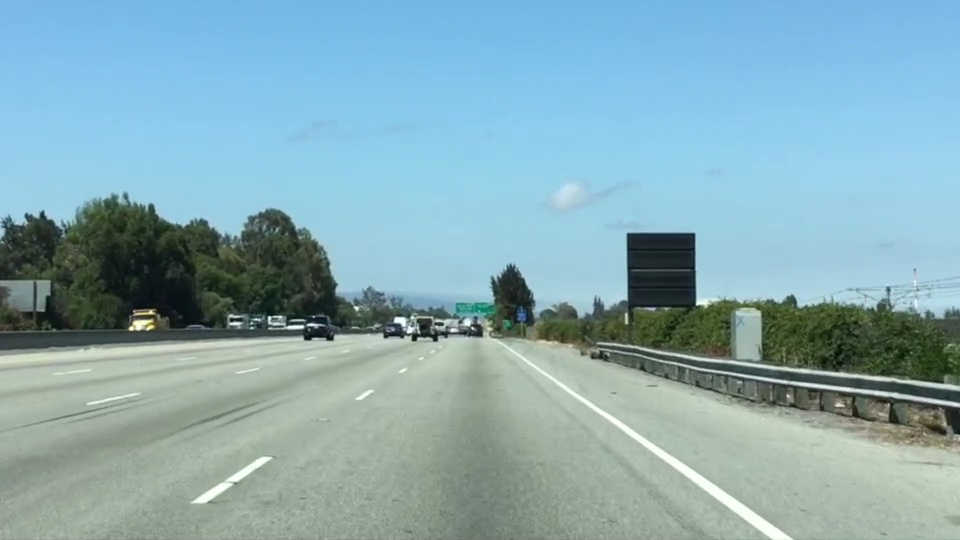
#> input picture CarND-LaneDetection-Basics/LaneDetection-Study_Notes/test.jpg, 960 x 540 px, found by its file name
$ python LaneDetection.py
#> lines starting #> are read from the running program, lines starting #| are printed output that depends on the picture; after the words box and inside, x2 and y2 are one past the last pixel; in counts of white or black regions, pixels touching at a corner belong together
# -*- coding: utf-8 -*-
"""
Created on Thu Nov  9 14:51:13 2017

@author: HC
"""

import matplotlib.pyplot as plt
import matplotlib.image as mpimg
import numpy as np

# read in the image and print out some states
image = mpimg.imread("D:/STUDY/17-Python/LaneDetection/test.jpg")
#> image is the input picture: shape (540, 960, 3); mean R, G, B 135.5, 171.1, 179.2
print('This image is: ', type(image), 'with dimensions: ',image.shape)
#| This image is:  <class 'numpy.ndarray'> with dimensions:  (540, 960, 3)

# Grab the x and y size and make a copy of the image
ysize = image.shape[0]
#> ysize = 540
xsize = image.shape[1]
#> xsize = 960

#######################
### Color Selection ###
#######################

# Note: always make a copy rather than simply using "="
color_select = np.copy(image)

# Define color selection criteria
red_threshold = 210
green_threshold = 210
blue_threshold = 210
rgb_threshold = [red_threshold, green_threshold, blue_threshold]

# Identify pixels below the threshold
thresholds =   (image[:,:,0] < rgb_threshold[0])\
              |(image[:,:,1] < rgb_threshold[1])\
              |(image[:,:,2] < rgb_threshold[2])
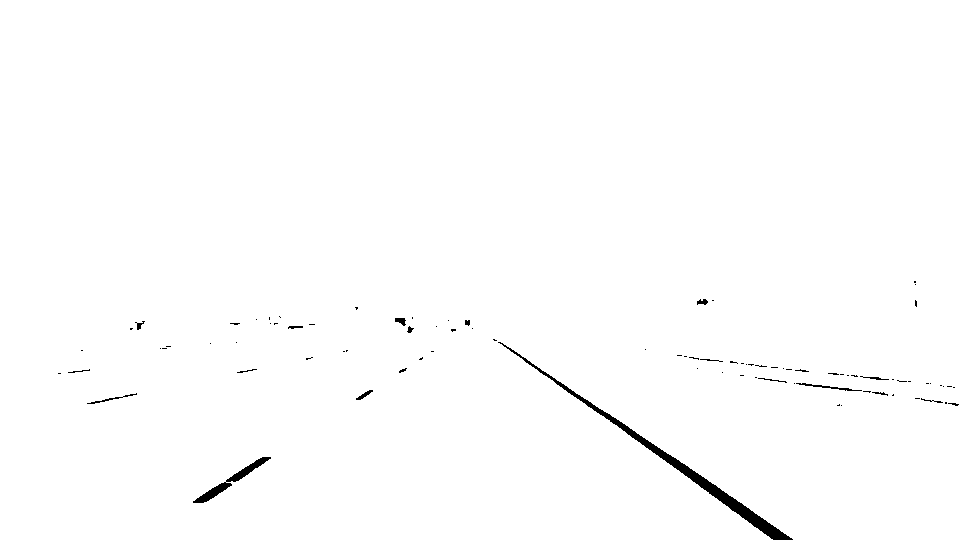
#> thresholds: shape (540, 960) bool; 99.2% white; 88 black regions (70 under 20 px), largest, box (x1, y1, x2, y2) and area: (498, 342, 793, 540) 2294, (193, 457, 271, 503) 583, (796, 383, 862, 391) 119
color_select[thresholds] = [0,0,0]

# Display the image
plt.imshow(color_select)
plt.show()

# Change red_threshold, green_threshold and blue_threshold until enough desired imformation is retained.

######################
### Region Masking ###
######################

region_select = np.copy(image)
# Define a triangle region of interest
# Keep in mind the origin (x = 0, y = 0) is in the upper left in the image processing
left_bottom = [0,539]
right_bottom = [900,539]
apex = [400,300]

# Fit lines (y = Ax + B) to identify the 3 sided region of interest
# np.polyfit() returns the coefficients [A,B] of the fit
fit_left = np.polyfit((left_bottom[0], apex[0]), (left_bottom[1], apex[1]), 1)
fit_right = np.polyfit((right_bottom[0], apex[0]), (right_bottom[1], apex[1]), 1)
fit_bottom = np.polyfit((left_bottom[0], right_bottom[0]), (left_bottom[1], right_bottom[1]), 1)

# Find the region inside the lines
XX, YY = np.meshgrid(np.arange(0,xsize), np.arange(0,ysize))
region_thresholds = (YY > (XX*fit_left[0] + fit_left[1])) &\
                    (YY > (XX*fit_right[0] + fit_right[1])) &\
                    (YY < (XX*fit_bottom[0] + fit_bottom[1]))

# Color pixels red which are inside the region of interest
region_select[region_thresholds] = [255,0,0]

plt.imshow(region_select)

# change left_bottom, right_bottom, apex to see different results

###########################################
### Combine Color and Region Selections ###
###########################################

color_select= np.copy(image)
line_image = np.copy(image)

# Define our color criteria
red_threshold = 210
green_threshold = 210
blue_threshold = 210
rgb_threshold = [red_threshold, green_threshold, blue_threshold]

# Define a triangle region of interest (Note: if you run this code,
# Keep in mind the origin (x=0, y=0) is in the upper left in image processing
left_bottom = [0, 539]
right_bottom = [900, 539]
apex = [450, 300]

fit_left = np.polyfit((left_bottom[0], apex[0]), (left_bottom[1], apex[1]), 1)
fit_right = np.polyfit((right_bottom[0], apex[0]), (right_bottom[1], apex[1]), 1)
fit_bottom = np.polyfit((left_bottom[0], right_bottom[0]), (left_bottom[1], right_bottom[1]), 1)

# Mask pixels below the threshold
color_thresholds = (image[:,:,0] < rgb_threshold[0]) | \
                    (image[:,:,1] < rgb_threshold[1]) | \
                    (image[:,:,2] < rgb_threshold[2])

# Find the region inside the lines
XX, YY = np.meshgrid(np.arange(0, xsize), np.arange(0, ysize))
region_thresholds = (YY > (XX*fit_left[0] + fit_left[1])) & \
                    (YY > (XX*fit_right[0] + fit_right[1])) & \
                    (YY < (XX*fit_bottom[0] + fit_bottom[1]))

# Mask color selection
color_select[color_thresholds] = [0,0,0]

# Find where image is both colored right and in the region
line_image[~color_thresholds & region_thresholds] = [255,0,0]
#> line_image: shape (540, 960, 3); 0.58% of pixels changed, all inside (x1, y1, x2, y2) = (193, 320, 792, 539)

# Display our two output images
plt.imshow(image)
x = [left_bottom[0], right_bottom[0], apex[0], left_bottom[0]]
y = [left_bottom[1], right_bottom[1], apex[1], left_bottom[1]]
plt.plot(x, y, 'b--', lw=4)

plt.imshow(color_select)
plt.imshow(line_image)

############################
### Canny Edge Detection ###
############################

# import an image
image = mpimg.imread("D:/STUDY/17-Python/LaneDetection/exit-ramp.jpg")
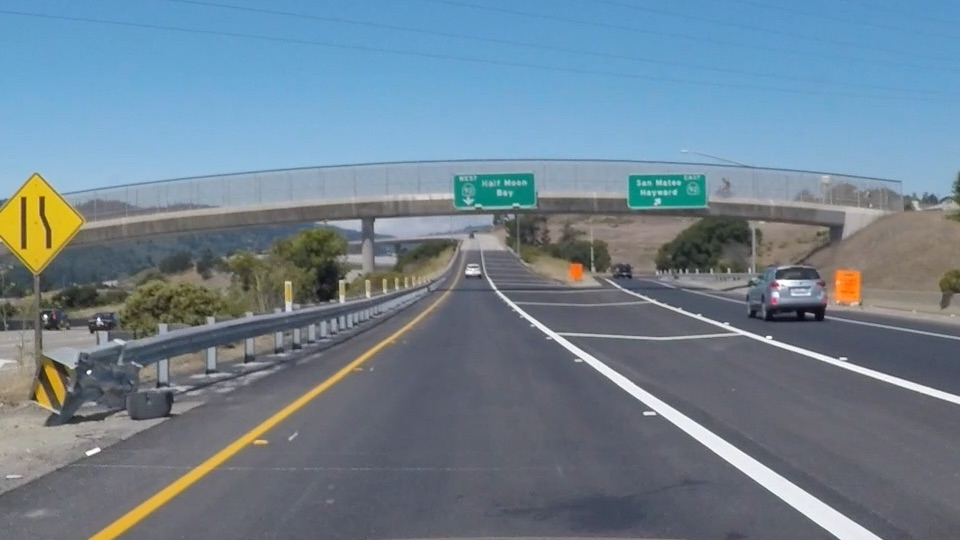
#> input picture CarND-LaneDetection-Basics/LaneDetection-Study_Notes/exit-ramp.jpg, 960 x 540 px, found by its file name
#> image is the input picture: shape (540, 960, 3); mean R, G, B 111.3, 130.2, 144.4
plt.imshow(image)

import cv2 # bringing in OpenCV libraries
gray = cv2.cvtColor(image, cv2.COLOR_RGB2GRAY) # grayscale conversion
plt.imshow(gray, cmap = 'gray')

# Define a kernel size for Gaussian smoothing / blurring
# Note: this step is optional as cv2.Canny() applies a 5x5 Gaussian internally
kernel_size = 3
blur_gray = cv2.GaussianBlur(gray,(kernel_size, kernel_size), 0)

# Define parameters for Canny and run it
# NOTE: if you try running this code you might want to change these!
low_threshold = 50
high_threshold = 150
edges = cv2.Canny(blur_gray, low_threshold, high_threshold)
#> edges: shape (540, 960); 4.4% white in thin lines or dots, all inside (x1, y1, x2, y2) = (0, 154, 960, 540)

# Display the image
plt.imshow(edges, cmap='Greys_r')

#####################################
### Hough Transform to Find Lines ###
#####################################

# read in and grayscale the image
image = mpimg.imread("D:/STUDY/17-Python/LaneDetection/exit-ramp.jpg")
gray = cv2.cvtColor(image, cv2.COLOR_RGB2GRAY)
plt.imshow(gray)
# define a kernel size and apply Gaussian smoothing
kernel_size = 5
blur_gray = cv2.GaussianBlur(gray, (kernel_size, kernel_size), 0)

# define parameters for Canny and apply
low_threshold = 50
high_threshold = 150
edges = cv2.Canny(blur_gray, low_threshold, high_threshold)
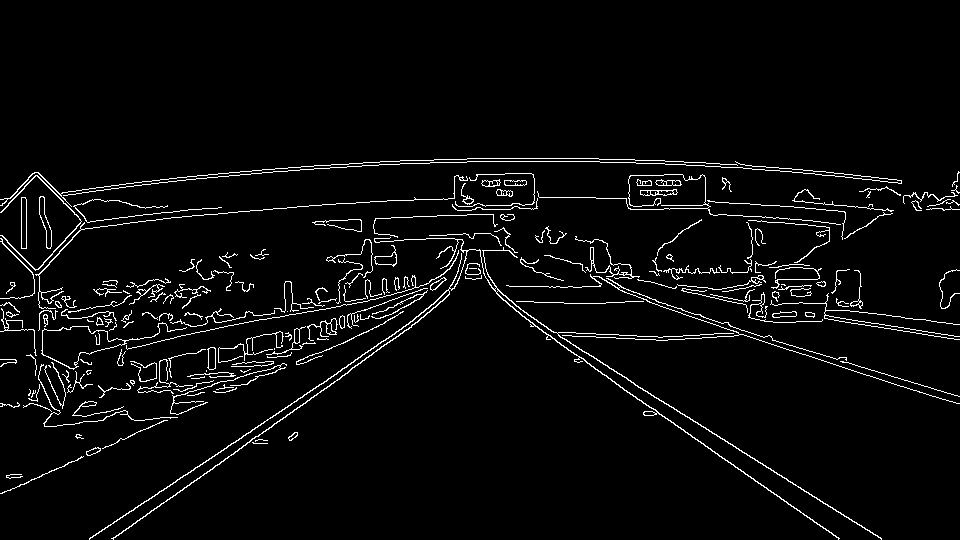
#> edges: shape (540, 960); 3.8% white in thin lines or dots, all inside (x1, y1, x2, y2) = (0, 158, 960, 540)

# define the Hough transform parameters
# make a blank the same size as the image to draw on
rho = 1
theta = np.pi/180
threshold = 1
min_line_length = 40
max_line_gap = 1
line_image = np.copy(image)*0 # create a blank to draw lines on
#> line_image: shape (540, 960, 3); every value is 0

# run Hough on edge detected image
lines = cv2.HoughLinesP(edges, rho, theta, threshold, np.array([]),
                        min_line_length, max_line_gap)
#> lines = [[661, 205, 702, 205], [315, 395, 377, 350], [179, 492, 235, 451], [608, 367, 750, 456], [334, 167, 376, 165], [656, 411, 800, 512], [318, 386, 386, 338], [688, 315, 733, 331], [582, 358, 651, 408], [477, 161, 533, 161], [186, 179, 228, 176], [38, 477, 82, 457]]

# draw lines on the blank
for line in lines:
    for x1,y1,x2,y2 in line:
        cv2.line(line_image, (x1,y1),(x2,y2), (255,0,0),10)
#> this loop made 12 passes
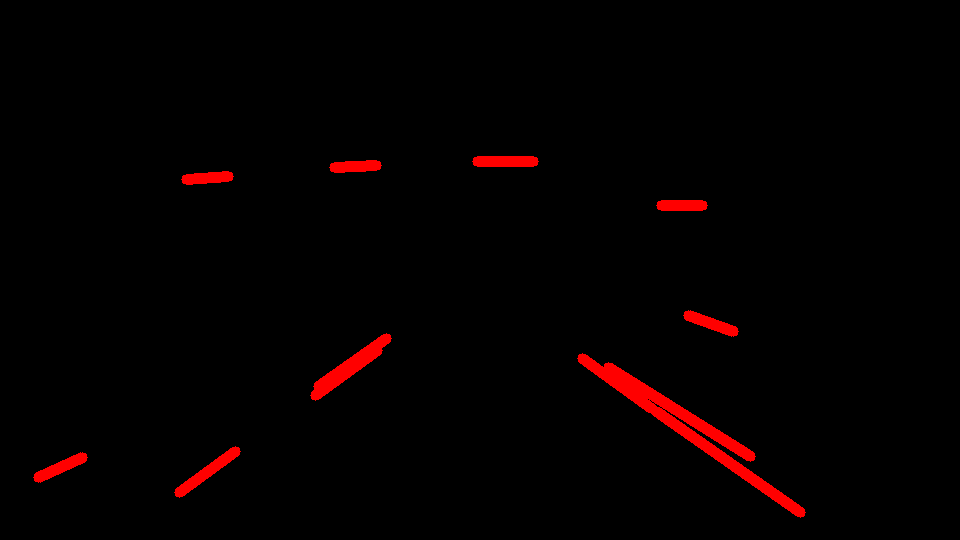
#> line_image: shape (540, 960, 3); mean R, G, B 5.3, 0, 0
plt.imshow(line_image)

# create a 'color' binary image to combine with line image
color_edges = np.dstack((edges, edges, edges))

# draw the line on the edge image
combo = cv2.addWeighted(color_edges, 0.8, line_image, 1,  0)
plt.imshow(combo)


###################################
### Add Mask to Hough Transform ###
###################################

# read in and grayscale the image
image = mpimg.imread("D:/STUDY/17-Python/LaneDetection/exit-ramp.jpg")
gray = cv2.cvtColor(image, cv2.COLOR_RGB2GRAY)
plt.imshow(gray)
# define a kernel size and apply Gaussian smoothing
kernel_size = 5
blur_gray = cv2.GaussianBlur(gray, (kernel_size, kernel_size), 0)

# define parameters for Canny and apply
low_threshold = 50
high_threshold = 150
edges = cv2.Canny(blur_gray, low_threshold, high_threshold)

# before implementing the Hough transform, we first create a maked edges image using cv2.fillPoly()
mask = np.zeros_like(edges)
ignore_mask_color = 255

image_shape = image.shape
#> image_shape = (540, 960, 3)
vertices = np.array([[(0,image_shape[0]),(450,300),(500,300), (image_shape[1], image_shape[0])]],
                      dtype = np.int32)
cv2.fillPoly(mask, vertices, ignore_mask_color)
#> mask: shape (540, 960); 23.4% white; 1 white region, box (x1, y1, x2, y2) and area: (1, 300, 960, 540) 121415
masked_edges = cv2.bitwise_and(edges, mask)
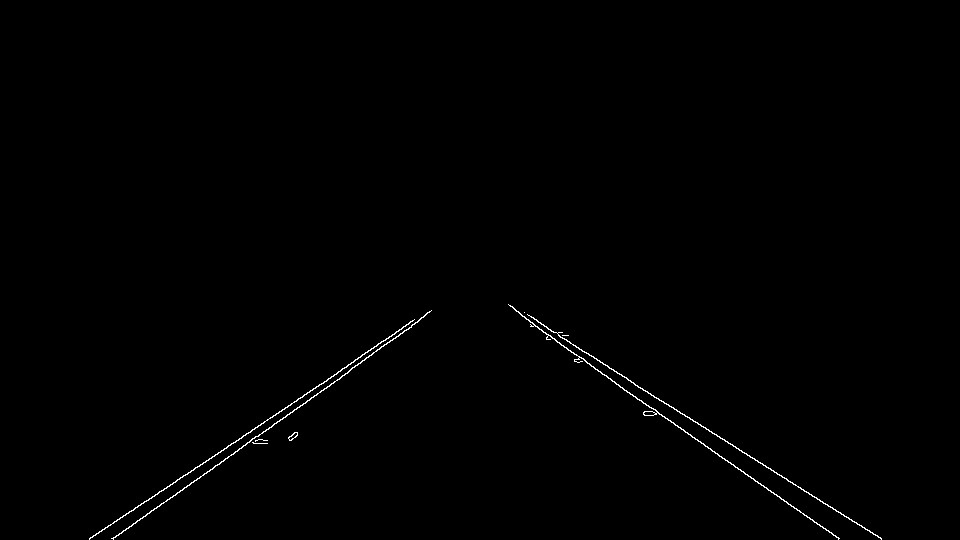
#> masked_edges: shape (540, 960); 0.46% white in thin lines or dots, all inside (x1, y1, x2, y2) = (89, 304, 882, 540)
# [8 lines of commented-out code are left out]
rho = 1              # distance resolution
theta = np.pi/180    # angular resolution
threshold = 15        # minimum number of votes
min_line_length = 40 # minimum number of pixels making up a line
max_line_gap = 20     # maximum gap in pixels between connectable lien segments
line_image = np.copy(image)*0 # create a blank to draw lines on

# run Hough on edge detected image
lines = cv2.HoughLinesP(masked_edges, rho, theta, threshold, np.array([]),
                        min_line_length, max_line_gap)
#> lines = 15 rows, first 6: [128, 513, 401, 329], [631, 382, 881, 539], [526, 319, 838, 538], [112, 538, 347, 373], [548, 329, 880, 537], [239, 448, 411, 327]

# draw lines on the blank
for line in lines:
    for x1,y1,x2,y2 in line:
        cv2.line(line_image, (x1,y1),(x2,y2), (255,0,0),10)
#> this loop made 15 passes
#> line on passes 1 to 12: [[128, 513, 401, 329]], [[631, 382, 881, 539]], [[526, 319, 838, 538]], [[112, 538, 347, 373]], [[548, 329, 880, 537]], [[239, 448, 411, 327]], [[89, 538, 206, 460]], [[543, 332, 838, 539]], [[512, 306, 626, 377]], [[113, 538, 233, 454]], [[766, 487, 839, 538]], [[351, 368, 423, 317]]
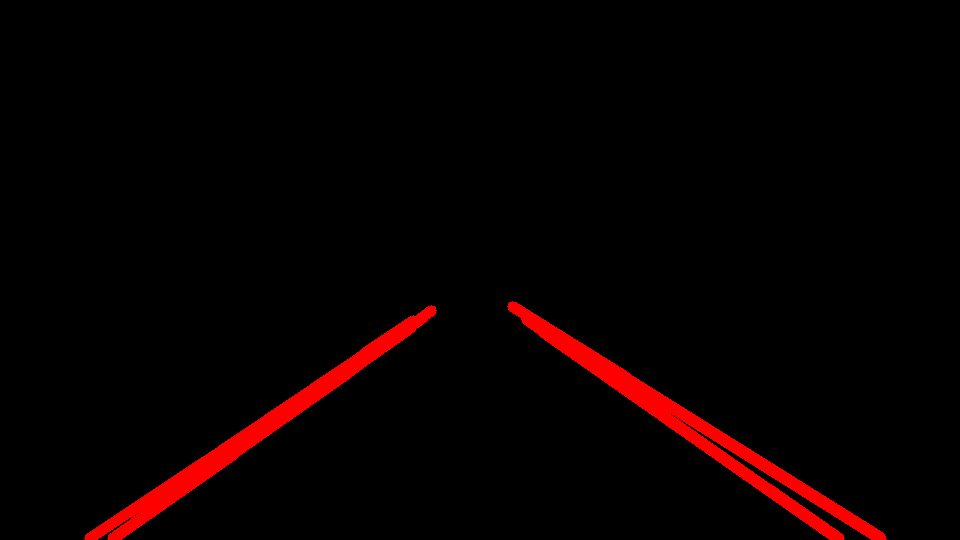
#> line_image: shape (540, 960, 3); mean R, G, B 8.4, 0, 0
plt.imshow(line_image)

# create a 'color' binary image to combine with line image
color_edges = np.dstack((edges, edges, edges))

# draw the line on the edge image
combo = cv2.addWeighted(color_edges, 0.8, line_image, 1,  0)
plt.imshow(combo)
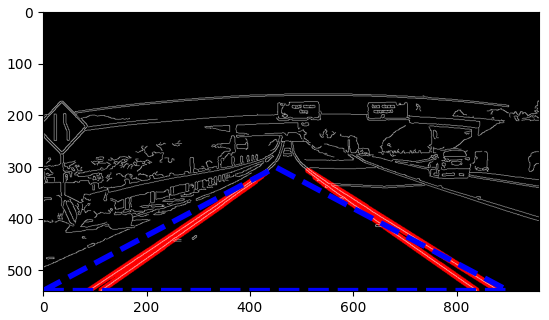
#> figure drawn by matplotlib, 1 panel
